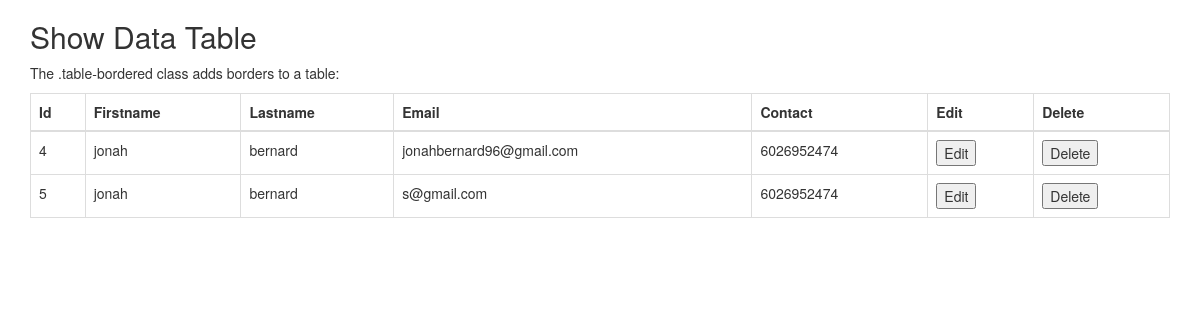
Before: /showpage/ with the older database file.
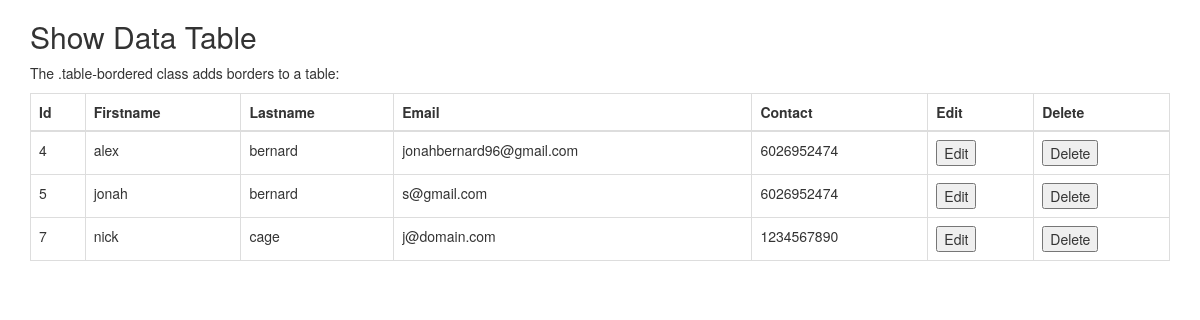
After: the same page with the newer database file.
### app/models.py (models this page shows)
class student(models.Model):
    FirstName=models.CharField(max_length=50)
    LastName=models.CharField(max_length=50)
    Email=models.EmailField(max_length=50)
    Contact=models.BigIntegerField()
    def __str__(self) :
        return f'{self.FirstName}'

### app/views.py (the view)
# urls.py: path('showpage/', ShowPage, name='showpage'),
def ShowPage(request):
    all_data = student.objects.all()
    print(all_data)
    return render(request, 'show.html', {'key1': all_data})

### app/templates/show.html (shortened to what this page needs)
<!DOCTYPE html>
<html lang="en">
<head>
  <link rel="stylesheet" href="https://maxcdn.bootstrapcdn.com/bootstrap/3.4.1/css/bootstrap.min.css">
</head>
<body>
<div class="container">
  <h2>Show Data Table</h2>
  <p>The .table-bordered class adds borders to a table:</p>
  <table class="table table-bordered">
    <thead>
      <tr>
        <th>Id</th>
        <th>Firstname</th>
        <th>Lastname</th>
        <th>Email</th>
        <th>Contact</th>
        <th>Edit</th>
        <th>Delete</th>
      </tr>
    </thead>
    {% if key1 %}
    <tbody>
      {% for i in key1 %}
      <tr>
        <td>{{i.id}}</td>
        <td>{{i.FirstName}}</td>
        <td>{{i.LastName}}</td>
        <td>{{i.Email}}</td>
        <td>{{i.Contact}}</td>
        <td>
          <form name='EditForm' action="{% url 'editpage' pk=i.id %}" method="post">
            <input type="submit" value="Edit">
          </form>
        </td>
        <td>
          <form name='DeleteForm' action="{% url 'delete' pk=i.id %}" method="post">
            <input type="submit" value="Delete">
          </form>
        </td>
      </tr>
      {% endfor %}
    </tbody>
    {% endif%}
  </table>
</div>
</body>
</html>

Changed rows visible on the page:
changed student "jonahbernard96@gmail.com": FirstName "jonah" → "alex"
added student: id "7", FirstName "nick", LastName "cage", Email "j@domain.com", Contact "1234567890"
